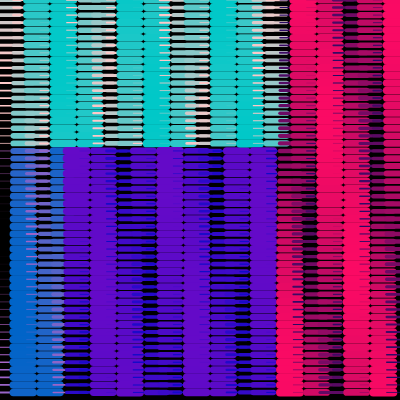
Frame 1 (no input)
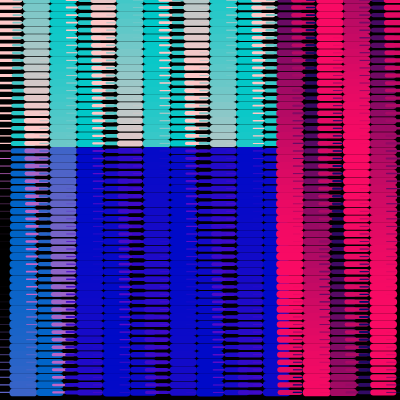
Frame 60 (no input)
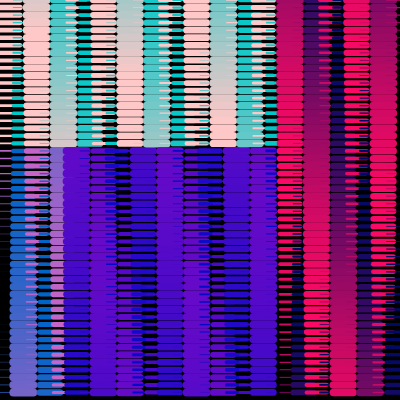
Frame 120 (the mouse pressed at the canvas centre since frame 60)

The p5.js sketch that drew these frames (run headless with seeded random() and noise() and a simulated clock; from frame 60 on, the mouse is pressed at the canvas centre):

// p5.js sketch
// ── sketch.js
function setup() {
  createCanvas(400, 400);
  strokeWeight(3);
  background(255);
  //colorMode(HSB);
}

function draw() {
  background(0);

  let gridX = 30;
  let gridY = 53;

  let abstandX = height / gridX; //min. 13
  let abstandY = width / gridY; // min. 8

  let anzahl = gridX * gridY;

  for (let i = 0; i < anzahl; i++) {
    let yreihe = i % gridY;

    //let xreihe = (i % gridX);
    let xreihe = (i - yreihe) / gridY;

    let xpos = xreihe * abstandX;
    let ypos = yreihe * abstandY;

    if (xreihe > 20) {
      let strichdicke = (sin(i / 20 + frameCount / 50) + 1) * 4;

      strokeWeight(strichdicke);
      let hue = map(sin(i / 20 + frameCount / 100), -1, 1, 0, 250);
      stroke(hue, 10, 100);
    } else if (yreihe < 20) {
      let strichdicke = (sin(i / -20 + frameCount / 300) + 1) * 4;

      strokeWeight(strichdicke);
      let hue = map(sin(i / 20 + frameCount / 100), -1, 1, 0, 360);
      stroke(hue, 200, 200);
    } else if (xreihe < 5) {
      let strichdicke = (sin(i / -20 + frameCount / 300) + 1) * 4;

      strokeWeight(strichdicke);
      let hue = map(sin(i / 20 + frameCount / 100), -1, 1, 0, 200);
      stroke(hue, 100, 200);
    } else {
      let strichdicke = (sin(i / 20 + frameCount / 20) + 1) * 4;

      strokeWeight(strichdicke);
      let hue = map(sin(i / 20 + frameCount / 400), -1, 1, 0, 100);
      stroke(hue, 10, 200);
    }

    line(xpos, ypos, xpos + 20, ypos);
  }
}
